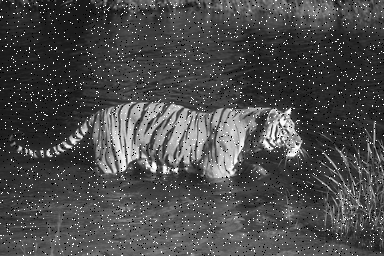
#> input picture gray5.png, 384 x 256 px
$ python MedianniyFilter.py gray5.png
#> lines starting #> are read from the running program, lines starting #| are printed output that depends on the picture
from PIL import Image
import numpy as np
import sys
import cv2
from matplotlib import pyplot as plt


def median_filter(data, filter_size):
    temp = []
    indexer = filter_size // 2
    data_final = []
    data_final = np.zeros((len(data), len(data[0])))
    for i in range(len(data)):

        for j in range(len(data[0])):

            for z in range(filter_size):
                if i + z - indexer < 0 or i + z - indexer > len(data) - 1:
                    for c in range(filter_size):
                        temp.append(0)
                else:
                    if j + z - indexer < 0 or j + indexer > len(data[0]) - 1:
                        temp.append(0)
                    else:
                        for k in range(filter_size):
                            temp.append(data[i + z - indexer][j + k - indexer])

            temp.sort()
            data_final[i][j] = temp[len(temp) // 2]
            temp = []
    return data_final


def main(argv):
    img = cv2.imread('gray5.png', 0)
#> img is the input picture: shape (256, 384); min 0, max 255, mean 74.9
    hist, bins = np.histogram(img.flatten(), 256, [0, 256])
#> hist = 256 values, max 2528 at index 255, min 0 at index 1, mean 384; bins = 257 values from 0 to 256
    plt.hist(img.flatten(), 256, [0, 256], color='r')
    plt.xlim([0, 256])
    plt.show()
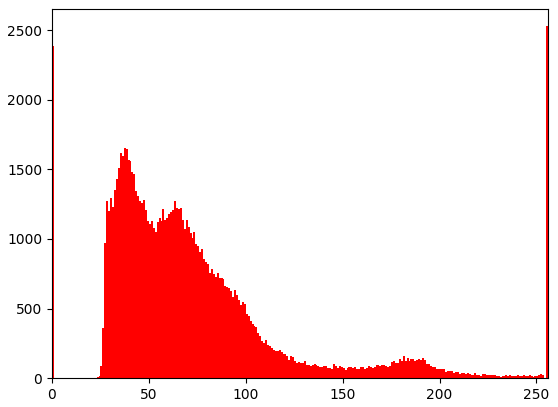
#> figure drawn by matplotlib, 1 panel; tallest bar 2528 high, from x = 255 to 256

    img = Image.open("gray5.png").convert("L")
    arr = np.array(img)
    removed_noise = median_filter(arr, 3)  ## Второй аргумент позволяет настроить сетку для изображения
#> in median_filter, `data_final = np.zeros((len(data), len(data[0])))`: data_final: shape (256, 384) float64; every value is 0
#> after the loop in median_filter, `for i in range(len(data)):`:
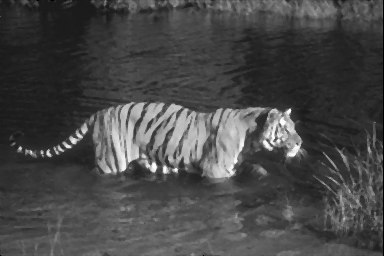
#> data_final: shape (256, 384) float64; min 0, max 253, mean 71.4
    img = Image.fromarray(removed_noise)
#> img: PIL image 384x256 F
    img.show()
    img.convert("RGB").save("median_fake5.png")

    img = cv2.imread('median_fake5.png', 0)
#> img: shape (256, 384); min 0, max 253, mean 71.4
    hist, bins = np.histogram(img.flatten(), 256, [0, 256])
#> hist = 256 values, max 1854 at index 38, min 0 at index 1, mean 384
    plt.hist(img.flatten(), 256, [0, 256], color='r')
    plt.xlim([0, 256])
    plt.show()
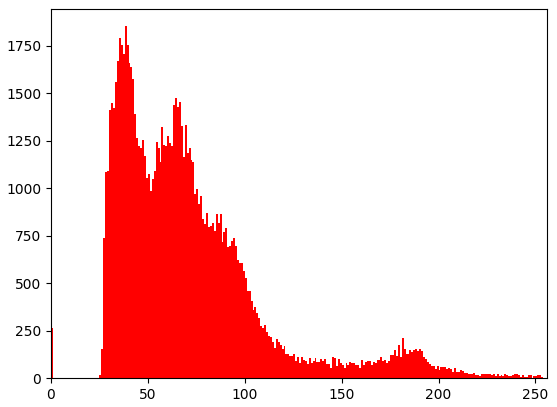
#> figure drawn by matplotlib, 1 panel; tallest bar 1854 high, from x = 38 to 39


if __name__ == "__main__":
    main(sys.argv)

$ run again, with gray11.png copied over gray5.png
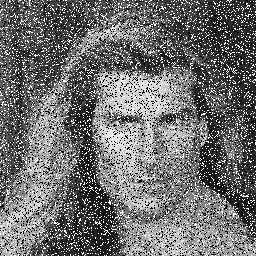
#> input picture gray11.png, 256 x 256 px
#> in main, img is the input picture: shape (256, 256); min 0, max 255, mean 111.4
#> in main, `hist, bins = np.histogram(img.flatten(), 256, [0, 256])`: hist = 256 values, max 9855 at index 255, min 0 at index 1, mean 256; bins = 257 values from 0 to 256
#> after the loop in median_filter, `for i in range(len(data)):`:
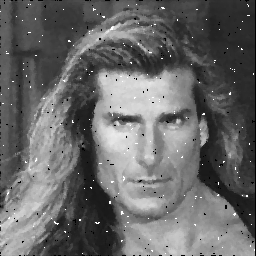
#> data_final: shape (256, 256) float64; min 0, max 255, mean 103.8
#> in main, `hist, bins = np.histogram(img.flatten(), 256, [0, 256])`: hist = 256 values, max 1066 at index 43, min 0 at index 1, mean 256
#> in main, `plt.show()`:
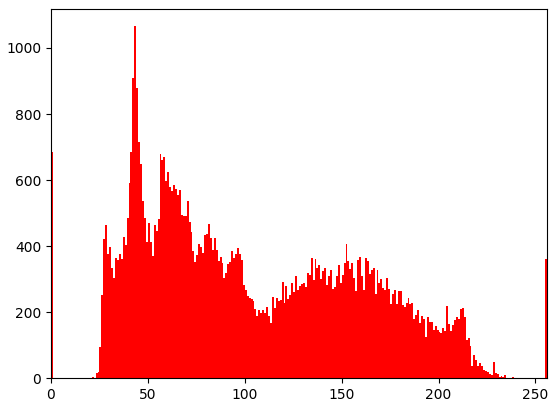
#> figure drawn by matplotlib, 1 panel; tallest bar 1066 high, from x = 43 to 44

$ run again, with gray22.png copied over gray5.png
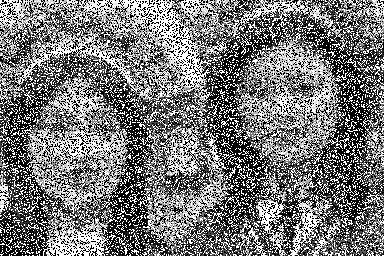
#> input picture gray22.png, 384 x 256 px
#> in main, img is the input picture: shape (256, 384); min 0, max 255, mean 120.1
#> in main, `hist, bins = np.histogram(img.flatten(), 256, [0, 256])`: hist = 256 values, max 27200 at index 255, min 0 at index 1, mean 384; bins = 257 values from 0 to 256
#> after the loop in median_filter, `for i in range(len(data)):`:
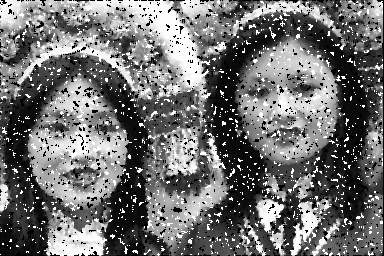
#> data_final: shape (256, 384) float64; min 0, max 255, mean 112.1
#> in main, `hist, bins = np.histogram(img.flatten(), 256, [0, 256])`: hist = 256 values, max 7512 at index 0, min 0 at index 1, mean 384
#> in main, `plt.show()`:
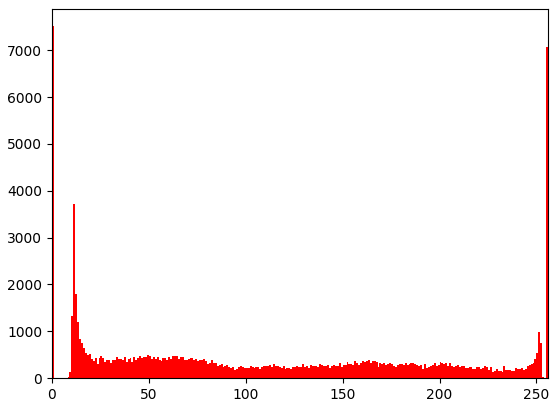
#> figure drawn by matplotlib, 1 panel; tallest bar 7512 high, from x = 0 to 1

$ run again, with gray3.png copied over gray5.png
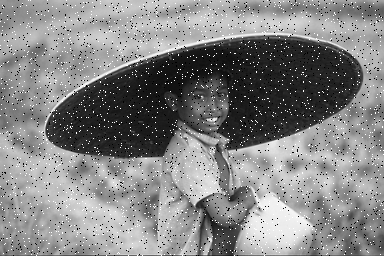
#> input picture gray3.png, 384 x 256 px
#> in main, img is the input picture: shape (256, 384); min 0, max 255, mean 132.5
#> in main, `hist, bins = np.histogram(img.flatten(), 256, [0, 256])`: hist = 256 values, max 2501 at index 255, min 0 at index 1, mean 384; bins = 257 values from 0 to 256
#> after the loop in median_filter, `for i in range(len(data)):`:
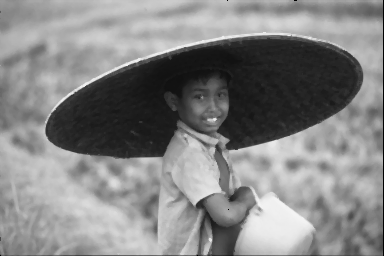
#> data_final: shape (256, 384) float64; min 0, max 244, mean 132.1
#> in main, `hist, bins = np.histogram(img.flatten(), 256, [0, 256])`: hist = 256 values, max 1298 at index 33, min 0 at index 1, mean 384
#> in main, `plt.show()`:
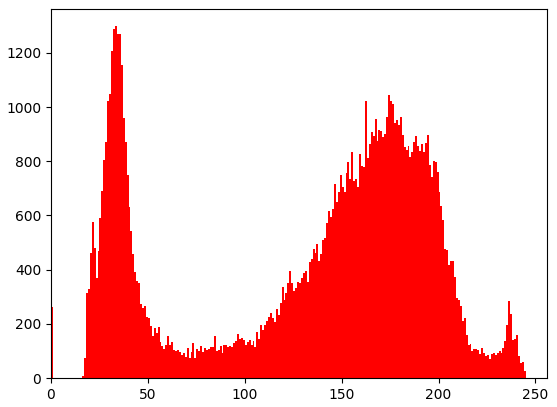
#> figure drawn by matplotlib, 1 panel; tallest bar 1298 high, from x = 33 to 34
